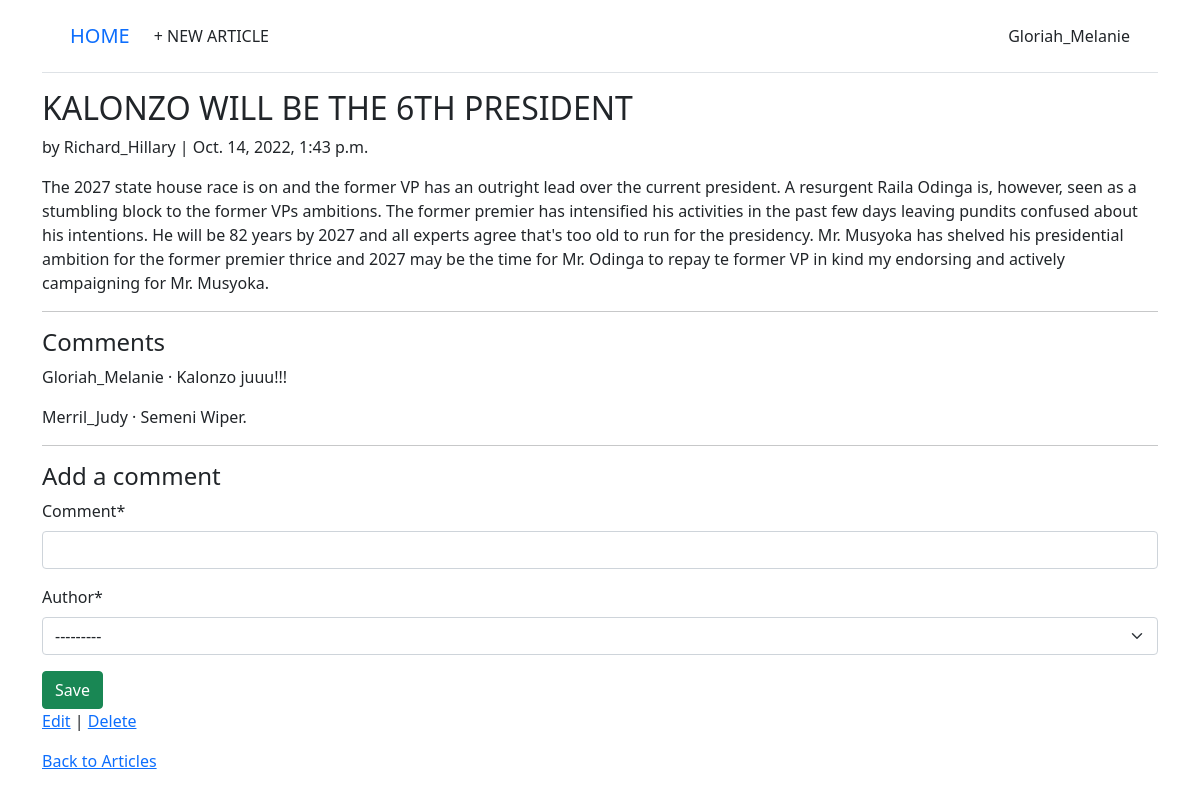
The page /articles/2/ (signed in) on the database its author committed.
### accounts/models.py (models this page shows)
class CustomUser(AbstractUser):
    age = models.PositiveIntegerField(null=True, blank=True)

### articles/models.py (models this page shows, shortened)
class Article(models.Model):
    title = models.CharField(max_length=255)
    body = models.TextField()
    date = models.DateTimeField(auto_now_add=True)
    author = models.ForeignKey(
        settings.AUTH_USER_MODEL,
        on_delete=models.CASCADE,
        )

class Comment(models.Model): # new
    article = models.ForeignKey(Article, on_delete=models.CASCADE)
    comment = models.CharField(max_length=140)
    author = models.ForeignKey(settings.AUTH_USER_MODEL,on_delete=models.CASCADE,)
    def __str__(self):
        return self.comment

### articles/views.py (the view, shortened to what this page needs)
# urls.py: path("<int:pk>/", ArticleDetailView.as_view(),
class ArticleDetailView(LoginRequiredMixin, View):
    def get(self, request, *args, **kwargs):
        view = CommentGet.as_view()
        return view(request, *args, **kwargs)

### articles/forms.py
class CommentForm(forms.ModelForm):
    class Meta:
        model = Comment
        fields = ("comment", "author")

### articles/views.py (called while the page is built)
    def get_context_data(self, **kwargs):
        context = super().get_context_data(**kwargs)
        context["form"] = CommentForm()
        return context

### templates/article_detail.html
{% extends "base.html" %}
{% load crispy_forms_tags %}
{% block content %}
<div class="article-entry">
 <h2>{{ object.title }}</h2>
 <p>by {{ object.author }} | {{ object.date }}</p>
 <p>{{ object.body }}</p>
 <hr>
<h4>Comments</h4>
{% for comment in article.comment_set.all %}
 <p>{{ comment.author }} &middot; {{ comment }}</p>
{% endfor %}
<hr>
<h4>Add a comment</h4>
 <form action="" method="post">{% csrf_token %}
 {{ form|crispy }}
 <button class="btn btn-success ml-2" type="submit">Save</button>
 </form>
</div>
<p><a href="{% url 'article_edit' article.pk %}">Edit</a> |
 <a href="{% url 'article_delete' article.pk %}">Delete</a></p>
<p><a href="{% url 'article_list' %}">Back to Articles</a></p>
{% endblock content %}

### templates/base.html (shortened to what this page needs)
<!DOCTYPE html>
<html>
<head>
 <link href="https://cdn.jsdelivr.net/npm/bootstrap@5.1.3/dist/css/bootstrap.min.css" rel="stylesheet">
</head>
<body>
</body>
<body>
    <div class="container">
     <header class="p-3 mb-3 border-bottom">
     <div class="container">
     <div class="d-flex flex-wrap align-items-center justify-content-center
     justify-content-lg-start">
     <a class="navbar-brand" href="{% url 'home' %}">HOME</a>
     <ul class="nav col-12 col-lg-auto me-lg-auto mb-2 justify-content-
    center
     mb-md-0">
     {% if user.is_authenticated %}
     <li><a href="{% url 'article_new'%}" class="nav-link px-2 link-dark">+ NEW ARTICLE</a></li>
     </ul>
     <div class="dropdown text-end">
     <a href="#" class="d-block link-dark text-decoration-none dropdowntoggle"
     id="dropdownUser1" data-bs-toggle="dropdown" aria-expanded="false">
     {{ user.username }}
     </a>
     </div>
     {% endif %}
     </div>
     </div>
     </header>
     <main>
     {% block content %}
     {% endblock content %}
     </main>
    </div>
</html>

### rows shown on the page
CustomUser: username "Gloriah_Melanie"
Article: title "KALONZO WILL BE THE 6TH PRESIDENT", author "Richard_Hillary", date "Oct. 14, 2022, 1:43 p.m.", body "The 2027 state house race is on and the former VP has an outright lead over the current president. A resurgent Raila Odinga is, however, seen as a stumbling block to the former VPs ambitions. The former premier has intensified his activities in the past few days leaving pundits confused about his intentions. He will be 82 years by 2027 and all experts agree that's too old to run for the presidency. Mr. Musyoka has shelved his presidential ambition for the former premier thrice and 2027 may be the time for Mr. Odinga to repay te former VP in kind my endorsing and actively campaigning for Mr. Musyoka."
Comment: author "Gloriah_Melanie", comment "Kalonzo juuu!!!"
Comment: author "Merril_Judy", comment "Semeni Wiper."
